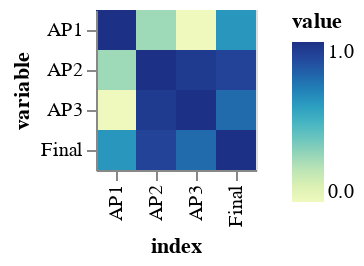

Notebook source saved alongside this figure:
### Code cell
alt.Chart(corr).mark_rect().encode(
    x='index',
    y='variable',
    color='value'    
)

### Figure 1 — Vega-Lite specification as saved in the notebook (floating-point values rounded to 4 significant figures)
{"config": {"view": {"continuousWidth": 400, "continuousHeight": 300}}, "data": {"name": "data-ff431228789ec5af2a386342ea1f4575"}, "mark": "rect", "encoding": {"color": {"field": "value", "type": "quantitative"}, "x": {"field": "index", "type": "nominal"}, "y": {"field": "variable", "type": "nominal"}}, "$schema": "https://vega.github.io/schema/vega-lite/v4.17.0.json", "datasets": {"data-ff431228789ec5af2a386342ea1f4575": [{"index": "AP1", "variable": "AP1", "value": 1.0}, {"index": "AP2", "variable": "AP1", "value": 0.2786}, {"index": "AP3", "variable": "AP1", "value": 0.003717}, {"index": "Final", "variable": "AP1", "value": 0.6301}, {"index": "AP1", "variable": "AP2", "value": 0.2786}, {"index": "AP2", "variable": "AP2", "value": 1.0}, {"index": "AP3", "variable": "AP2", "value": 0.9527}, {"index": "Final", "variable": "AP2", "value": 0.9202}, {"index": "AP1", "variable": "AP3", "value": 0.003717}, {"index": "AP2", "variable": "AP3", "value": 0.9527}, {"index": "AP3", "variable": "AP3", "value": 1.0}, {"index": "Final", "variable": "AP3", "value": 0.7764}, {"index": "AP1", "variable": "Final", "value": 0.6301}, {"index": "AP2", "variable": "Final", "value": 0.9202}, {"index": "AP3", "variable": "Final", "value": 0.7764}, {"index": "Final", "variable": "Final", "value": 1.0}]}}
